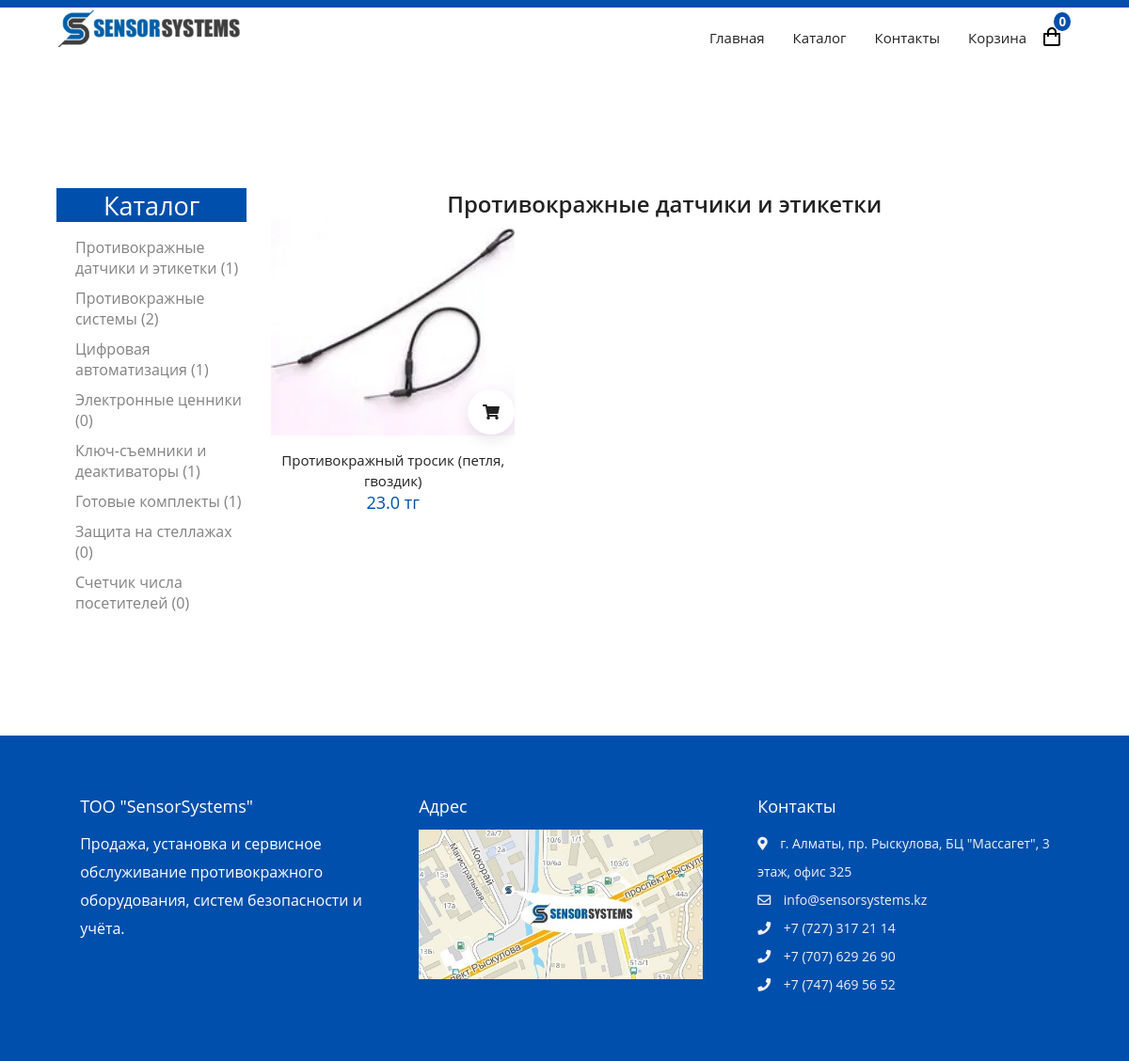
Page /category/anti_theft_sensors_and_labels/ on the committed database.
### mainapp/models.py (models this page shows, shortened)
class Cart(models.Model):
    owner = models.ForeignKey('Customer', null=True, verbose_name='Владелец', on_delete=models.CASCADE)
    products = models.ManyToManyField(CartProduct, blank=True, related_name='related_cart')
    total_products = models.PositiveIntegerField(default=0)
    final_price = models.DecimalField(max_digits=9, default=0, decimal_places=2, verbose_name='Общая цена')
    in_order = models.BooleanField(default=False)
    for_anonymous_user = models.BooleanField(default=False)

class Category(models.Model):
    name = models.CharField(max_length=255, verbose_name='Имя категории')
    slug = models.SlugField(unique=True)
    objects = CategoryManager()
    def get_absolute_url(self):
        return reverse('category_detail', kwargs={'slug': self.slug})

class Product(models.Model):
    class Meta:
        abstract = True
    category = models.ForeignKey(Category, verbose_name='Категория', on_delete=models.CASCADE)
    title = models.CharField(max_length=255, verbose_name='Наименование')
    slug = models.SlugField(unique=True)
    image = models.ImageField(verbose_name='Изображение')
    description = models.TextField(verbose_name='Описание', null=True)
    price = models.FloatField(verbose_name='Цена')
    def get_model_name(self):
        return self.__class__.__name__.lower()

class Anti_theft_sensors_and_labels(Product):
    type = models.CharField(max_length=255, verbose_name='Тип')
    technology = models.CharField(max_length=255, verbose_name='Технология')
    operating_frequency = models.CharField(max_length=255, verbose_name='Рабочая частота')
    def get_absolute_url(self):
        return get_product_url(self, 'product_detail')

### mainapp/views.py (the view)
# urls.py: path('category/<str:slug>/', CategoryDetailView.as_view(), name='category_detail'),
class CategoryDetailView(CartMixin, CategoryDetailMixin, DetailView):
    model = Category
    queryset = Category.objects.all()
    context_object_name = 'category'
    template_name = 'category_detail.html'
    slug_url_kwarg = 'slug'
    def get_context_data(self, **kwargs):
        context = super().get_context_data(**kwargs)
        context['cart'] = self.cart
        return context

### mainapp/mixins.py (called while the page is built)
    def get_context_data(self, **kwargs):
        if isinstance(self.get_object(), Category):
            model = self.CATEGORY_SLUG2PRODUCT_MODEL[self.get_object().slug]
            context = super().get_context_data(**kwargs)
            context['categories'] = Category.objects.get_categories_for_left_sidebar()
            context['category_products'] = model.objects.all()
            return context
        context = super().get_context_data(**kwargs)
        context['categories'] = Category.objects.get_categories_for_left_sidebar()
        return context

    def dispatch(self, request, *args, **kwargs):
        if request.user.is_authenticated:
            customer = Customer.objects.filter(user=request.user).first()
            if not customer:
                customer = Customer.objects.create(
                    user=request.user
                )
            cart = Cart.objects.filter(owner=customer, in_order=False).first()
            if not cart:
                cart = Cart.objects.create(owner=customer)
        else:
            cart = Cart.objects.filter(for_anonymous_user=True).first()
            if not cart:
                cart = Cart.objects.create(for_anonymous_user=True)
        self.cart = cart
        return super().dispatch(request, *args, **kwargs)

### mainapp/models.py (called while the page is built)
def get_models_for_count(*model_names):
    return [models.Count(model_name) for model_name in model_names]

def get_product_url(obj, viewname):
    ct_model = obj.__class__._meta.model_name
    return reverse(viewname, kwargs={'ct_model': ct_model, 'slug': obj.slug})

    def get_queryset(self):
        return super().get_queryset()

    def get_categories_for_left_sidebar(self):
        models = get_models_for_count('anti_theft_systems', 'anti_theft_sensors_and_labels', 'key_pullers_and_deactivators',
                                      'ready_made_kits', 'visitor_counter', 'shelving_protection', 'electronic_shelf_labels',
                                      'digital_automation')
        qs = list(self.get_queryset().annotate(*models))
        data = [
            dict(name=c.name, url=c.get_absolute_url(), count=getattr(c, self.CATEGORY_NAME_COUNT_NAME[c.name]))
            for c in qs
        ]
        return data

### mainapp/templates/category_detail.html (shortened to what this page needs)
<!DOCTYPE html>
<html lang="ru">
{% load static %}
<head>
  <link rel="stylesheet" href="https://cdnjs.cloudflare.com/ajax/libs/font-awesome/5.15.1/css/all.min.css" />
  <link rel="stylesheet" href="{% static 'catalog/styles.css' %}" />
</head>
<body>
    <nav class="nav">
    <div class="color_border"></div>
    <div class="wrapper container">
      <div class="logo"><a href="{% url 'main' %}"><img src="{% static 'src/icon/logo.png' %}" alt=""></a></div>
      <ul class="nav-list">
        <li><a href="{% url 'main' %}">Главная</a></li>
        <li><a href="{% url 'base' %}">Каталог</a></li>
        <li><a href="#footer">Контакты</a></li>
        <li><a href="">Корзина</a></li>
        <li class="icons">
          <span>
            <img src="{% static 'catalog/images/shoppingBag.svg' %}" alt="" />
            <small class="count d-flex">{{ cart.products.count }}</small>
          </span>
        </li>
      </ul>
    </div>
  </nav>
  <section class="section products">
    <div class="products-layout container">
      <div class="col-1-of-4">
        <div>
          <div class="block-title">
            <a href="{% url 'base' %}"> <h3>Каталог</h3> </a>
          </div>
          <ul class="block-content">
            {% for category in categories %}
              <li>
                <label for="">
                  <span>
                    <a href="{{ category.url }}">{{ category.name }} ({{ category.count }})</a>
                  </span>
                </label>
              </li>
            {% endfor %}
          </ul>
        </div>
      </div>
      <div class="col-3-of-4">
          <h1 class="text-center mb-5 active"> {{ category.name }} </h1>
        <div class="product-layout">
          {% for product in category_products %}
                <div class="product">
                    <div class="img-container">
                        <a href="{{ product.get_absolute_url }}"><img src="{{ product.image.url }}" alt=""/></a>
                        <div class="addCart">
                            <a href="{% url 'add_to_cart' ct_model=product.get_model_name slug=product.slug %}" ><i class="fas fa-shopping-cart"></i></a>
                        </div>
                    </div>
                    <div class="bottom">
                        <a href="{{ product.get_absolute_url }}">{{ product.title }}</a>
                        <div class="price">
                            <span>{{ product.price }} тг</span>
                        </div>
                    </div>
                </div>
                {% endfor %}
        </div>
      </div>
    </div>
  </section>
  <footer id="footer" class="section footer">
    <div class="container">
      <div class="footer-container">
        <div class="footer-center">
          <h3 class="footer__title">ТОО "SensorSystems"</h3>
          <p class="footer__description">Продажа, установка и
              сервисное обслуживание
              противокражного оборудования,
              систем безопасности и учёта.
          </p>
        </div>
        <div class="footer-center">
          <h3>Адрес</h3>
          <div class="map">
            <img src="{% static 'src/img/map.jpg' %}" alt="">
          </div>
        </div>
        <div class="footer-center">
          <h3>Контакты</h3>
          <div>
            <span>
              <i class="fas fa-map-marker-alt"></i>
            </span>
            г. Алматы, пр. Рыскулова, БЦ "Массагет", 3 этаж, офис 325
          </div>
          <div>
            <span>
              <i class="far fa-envelope"></i>
            </span>
            info@sensorsystems.kz
          </div>
          <div>
            <span>
              <i class="fas fa-phone"></i>
            </span>
            +7 (727) 317 21 14
          </div>
          <div>
            <span>
              <i class="fas fa-phone"></i>
            </span>
            +7 (707) 629 26 90
          </div>
          <div>
            <span>
              <i class="fas fa-phone"></i>
            </span>
            +7 (747) 469 56 52
          </div>
        </div>
      </div>
    </div>
  </footer>
</body>
</html>

### mainapp/static/catalog/styles.css (style rules this page uses)
:root { --primary: #004fac; --white: #fff; --black: #222; --grey1: #3a3b3c; --grey2: #828282; }
*, *::before, *::after { margin: 0; padding: 0; box-sizing: inherit; }
html { box-sizing: border-box; font-size: 62.5%; }
body { font-family: "Open Sans", sans-serif; font-size: 1.6rem; background-color: var(--white); color: var(--black); font-weight: 400; }
h1, h2, h3, h4, h5 { font-weight: 600; }
a { text-decoration: none; color: inherit; }
li { list-style: none; }
.container { max-width: 114rem; margin: 0 auto; }
@media only screen and (max-width: 1200px) { .container { padding: 0 3rem; } }
.d-flex { display: flex; align-items: center; }
nav { position: fixed; top: 0; left: 0; width: 100%; z-index: 999; background-color: var(--white); height: 7rem; line-height: 6.5rem; }
nav .wrapper { display: flex; align-items: center; justify-content: space-between; position: relative; font-family: 'Open Sans', sans-serif; }
.wrapper .nav-list { display: inline-flex; }
.color_border { width: 100%; height: 8px; background: #004FAC; }
.nav-list a { color: var(--black); font-size: 1.5rem; padding: 0.9rem 1.5rem; border-radius: 0.5rem; transition: all 300ms ease; }
.nav-list .icons span { display: inline-block; margin: 0.5rem 1rem 0 0; position: relative; }
.nav-list .icons .count { justify-content: center; position: absolute; top: 0rem; right: -0.8rem; background-color: var(--primary); height: 2rem; padding: 0.5rem; color: var(--white); font-weight: 700; border-radius: 50%; }
.section { padding: 10rem 0 5rem 0; }
.section .product-layout { display: grid; grid-template-columns: repeat(auto-fit, minmax(25rem, 1fr)); gap: 3rem; max-width: 130rem; margin: 0 auto; padding: 0 1.6rem; }
.product { overflow: hidden; }
.product .img-container { position: relative; cursor: pointer; }
.product .img-container img { object-fit: cover; height: 100%; width: 100%; }
.product .bottom { padding: 1rem; text-align: center; }
.product .bottom a { margin-bottom: 1rem; font-weight: inherit; font-size: 1.5rem; }
.product .bottom span { color: var(--primary); font-size: 1.8rem; }
.product .addCart { position: absolute; right: 0; bottom: 0.6rem; background-color: var(--white); border-radius: 50%; padding: 1.3rem 1.6rem; box-shadow: 0 0.5rem 1.5rem rgba(0, 0, 0, 0.1); transition: all 300ms ease-in-out; }
.product i { transition: all 300ms ease-in-out; }
.footer { background-color: var(--black); padding: 6rem 1rem; line-height: 3rem; background-color: #004FAC; }
.footer-center span { margin-right: 1rem; }
.footer-container { display: grid; grid-template-columns: repeat(3, 1fr); color: var(--white); }
.map { padding-bottom: 5%; }
.map img { max-width: 90%; }
.footer-center { padding-left: 7%; }
.footer-center div { color: #f1f1f1; font-size: 1.4rem; }
.footer-center h3 { font-size: 1.8rem; font-weight: 400; margin-bottom: 1rem; }
.products { margin-top: 10rem; }
.products-layout { display: grid; grid-template-columns: 0.7fr 3fr; gap: 0 1rem; }
.col-3-of-4 .product-layout { grid-template-columns: repeat(3, 1fr); }
.col-3-of-4 { text-align: center; }
.col-1-of-4 .block-title { color: var(--white); margin-bottom: 1.6rem; background-color: #004fac; height: 36px; text-align: center; }
.col-1-of-4 h3 { font-size: 2.7rem; font-weight: inherit; }
.col-1-of-4 div { margin-bottom: 8rem; }
.block-content li { margin-bottom: 1rem; }
.block-content li { color: var(--grey2); margin-left: 2rem; }

### rows in the picture
Category: name "Противокражные датчики и этикетки", name "Противокражные датчики и этикетки"
Category: name "Противокражные системы"
Category: name "Цифровая автоматизация"
Category: name "Электронные ценники"
Category: name "Ключ-съемники и деактиваторы"
Category: name "Готовые комплекты"
Category: name "Защита на стеллажах"
Category: name "Счетчик числа посетителей"
Anti_theft_sensors_and_labels: image (picture), title "Противокражный тросик (петля, гвоздик)", price "23.0"

### other values in the picture
{{ category.count }} "1" "2" "1" "0" "1" "1" "0" "0"
